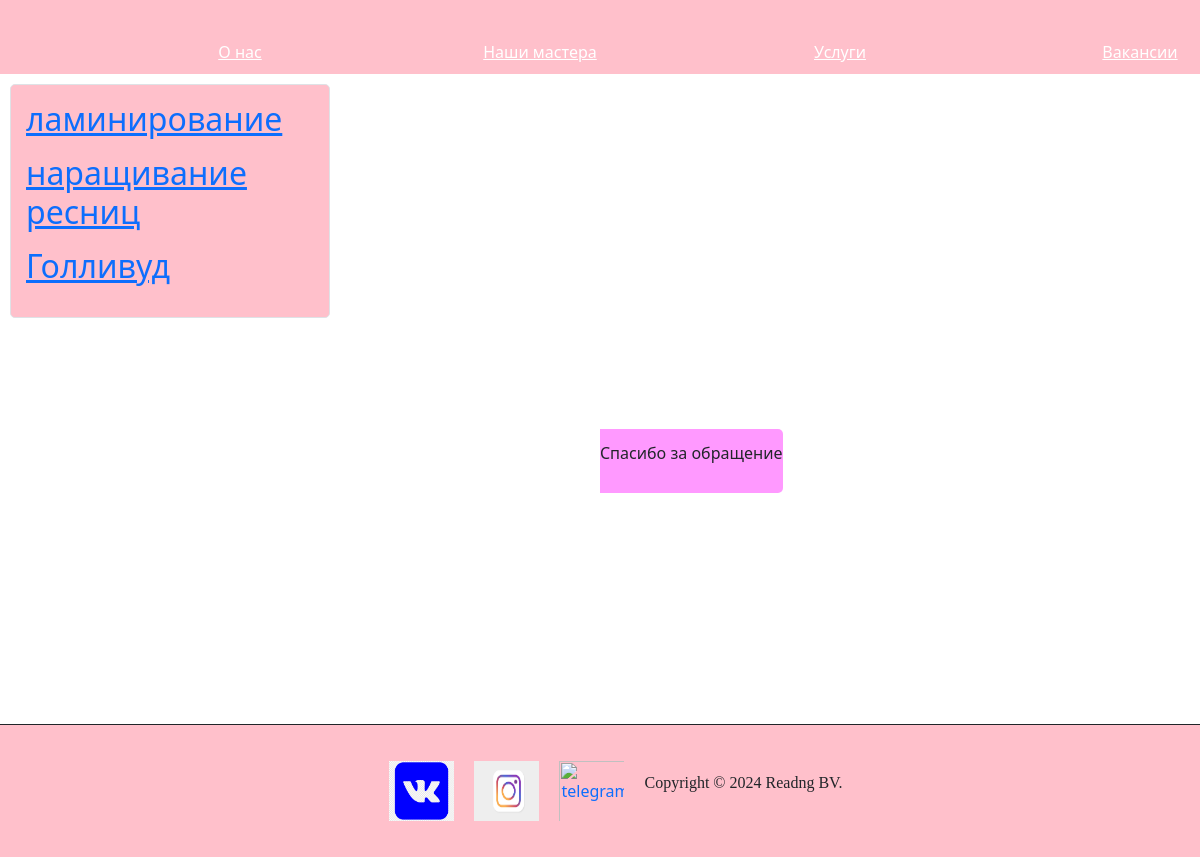
Before: /service/ with the older database file.
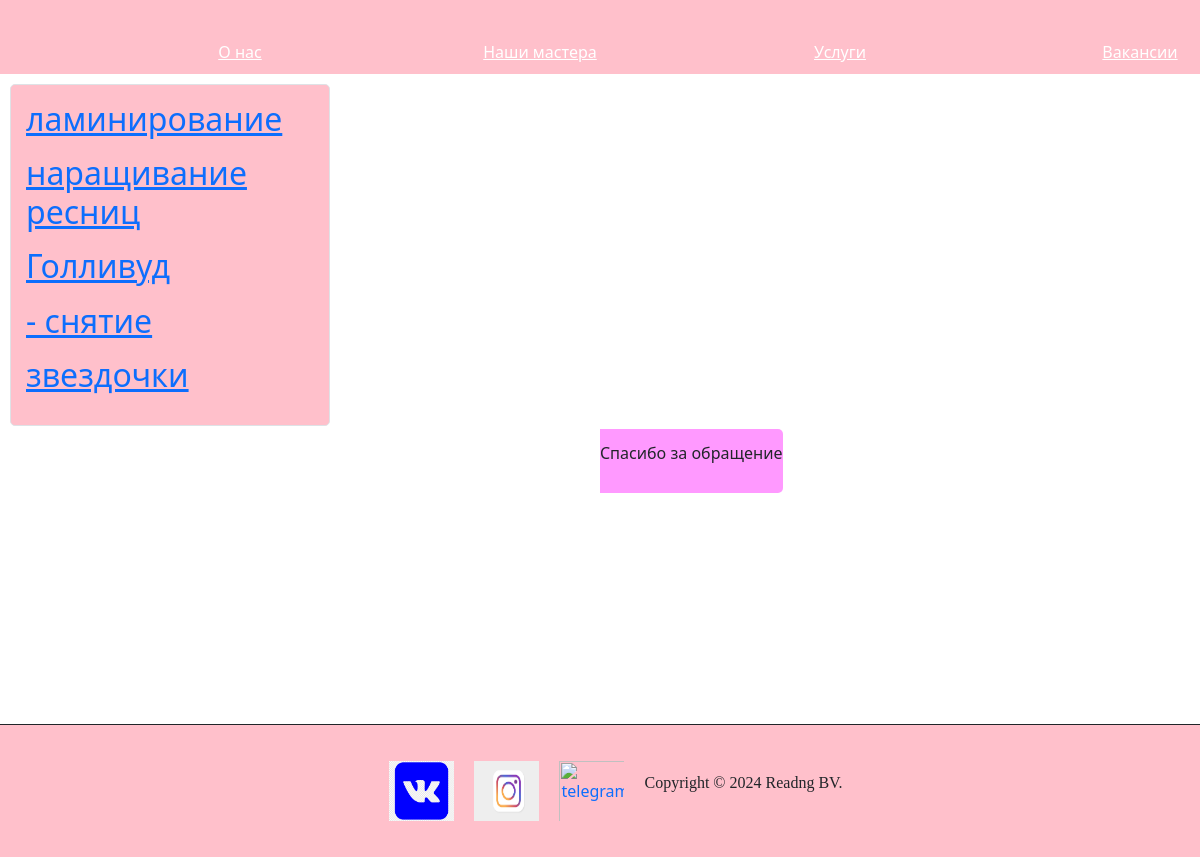
After: the same page with the newer database file.
### service/models.py (models this page shows, shortened)
class Services (models.Model):
    name = models.CharField(max_length=255, verbose_name='название')
    content = models.TextField(blank=True, verbose_name='описание')

### service/views.py (the view)
# urls.py: path('', ServiceList.as_view(), name='service'),
class ServiceList(ListView):
    model = Services
    template_name = 'service.html'
    context_object_name = 'services'

### service/templates/service.html (shortened to what this page needs)
{% extends 'coolsite/base.html' %}
{% load static %}
 {% block content %}
<div class="form-control">
{% for service in services %}
<a href="{% url 'services' service.pk %}"><h2> {{ service.name }}</h2></a>
{% endfor %}
</div>
{% endblock %}

Changed rows visible on the page:
added Services: name "- снятие"
added Services: name "звездочки"
